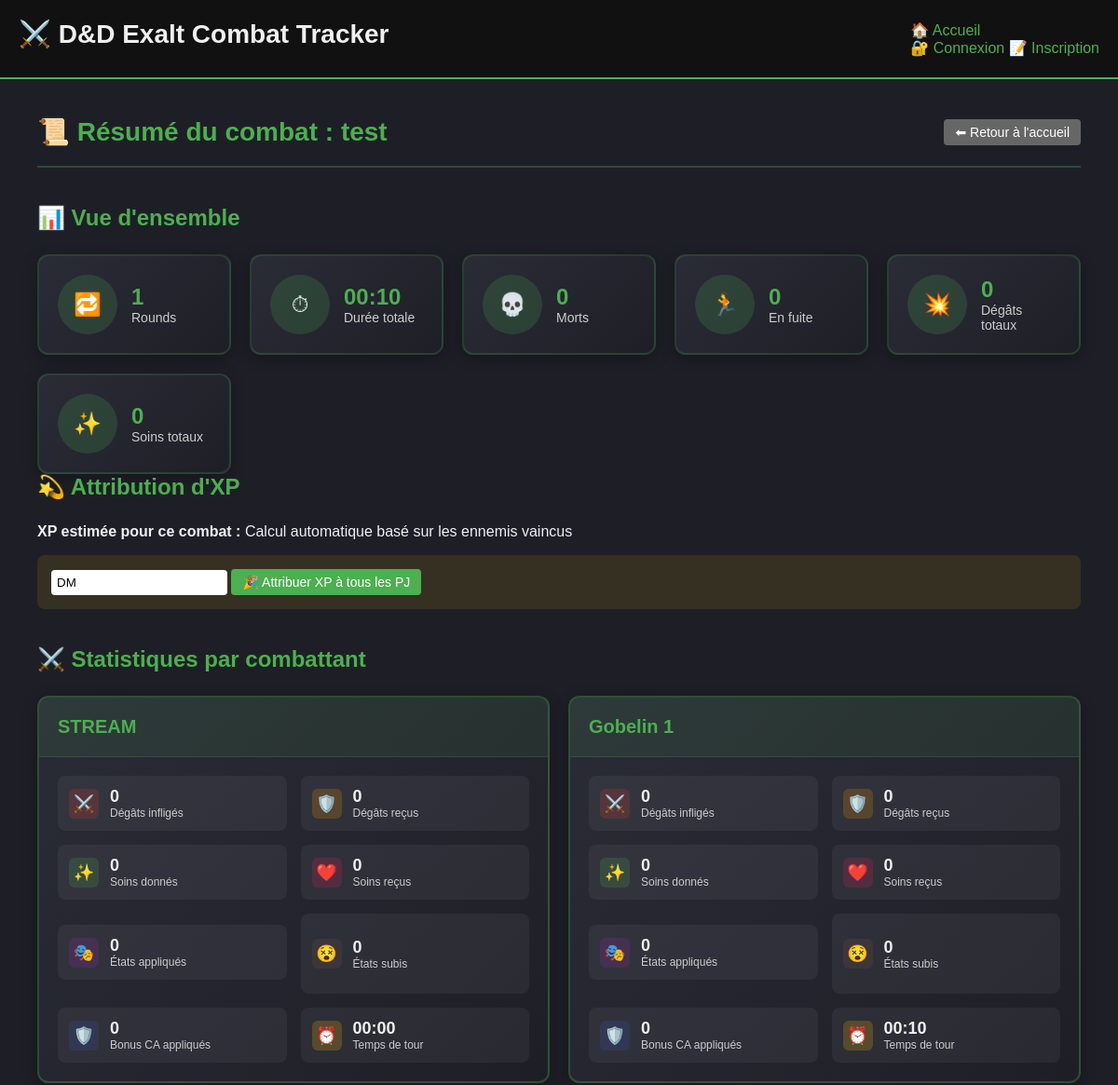
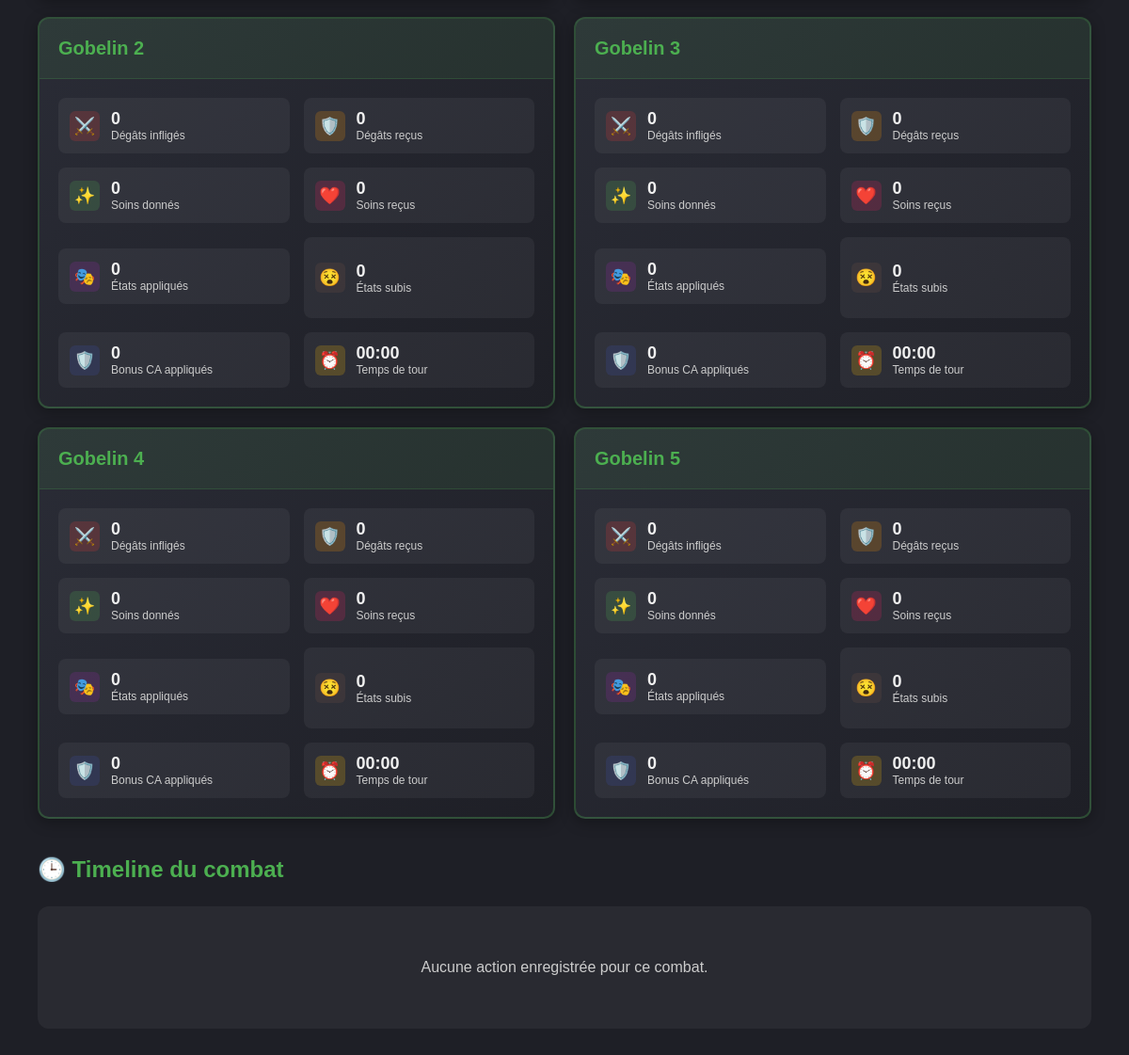
The app's page /summary/combat/1 with its own data (2 pictures, top to bottom).
### app/models/combat.py (models this page shows, shortened)
class Combat(db.Model):
    id = db.Column(db.Integer, primary_key=True)
    name = db.Column(db.String(100))
    round = db.Column(db.Integer, default=1)
    current_turn = db.Column(db.Integer, default=0)
    notes = db.Column(db.Text)
    created_at = db.Column(db.DateTime, default=datetime.utcnow)
    is_closed = db.Column(db.Boolean, default=False)
    campaign_id = db.Column(db.Integer, db.ForeignKey('campaign.id'), nullable=True)
    story_arc_id = db.Column(db.Integer, db.ForeignKey('story_arc.id'), nullable=True)
    combatants = db.relationship('Combatant', backref='combat', cascade="all, delete")
    campaign = db.relationship('Campaign', backref=db.backref('combats', lazy=True))
    story_arc = db.relationship('StoryArc', backref=db.backref('combats', lazy=True))
    start_time = db.Column(db.DateTime, nullable=True)
    end_time = db.Column(db.DateTime, nullable=True)
    current_turn_start = db.Column(db.DateTime, nullable=True)
    current_round_start = db.Column(db.DateTime, nullable=True)
    has_started = db.Column(db.Boolean, default=False)

class Combatant(db.Model):
    id = db.Column(db.Integer, primary_key=True)
    combat_id = db.Column(db.Integer, db.ForeignKey('combat.id'), nullable=False)
    name = db.Column(db.String(100), nullable=False)
    type = db.Column(db.String(50))  # PJ, Ennemi, Boss, Neutre
    hp_max = db.Column(db.Integer, nullable=False)
    hp_current = db.Column(db.Integer, nullable=False)
    temp_hp = db.Column(db.Integer, default=0)
    initiative = db.Column(db.Integer, nullable=False)
    ac_base = db.Column(db.Integer, nullable=False)
    ac_bonus = db.Column(db.Integer, default=0)
    conditions = db.Column(db.String(255))
    is_dead = db.Column(db.Boolean, default=False)
    has_fled = db.Column(db.Boolean, default=False)
    is_hidden = db.Column(db.Boolean, default=False)
    group_id = db.Column(db.Integer, nullable=True)
    is_group = db.Column(db.Boolean, default=False)
    group_name = db.Column(db.String(100), nullable=True)
    notes = db.Column(db.Text)

### app/routes/summary.py (the view, shortened to what this page needs)
@bp.route('/combat/<int:combat_id>')
def combat_summary(combat_id):
    combat = Combat.query.get_or_404(combat_id)
    logs = CombatLog.query.filter_by(
        combat_id=combat_id
    ).order_by(CombatLog.timestamp).all()
    if combat.start_time and combat.end_time:
        total_seconds = int(
            (combat.end_time - combat.start_time).total_seconds()
        )
        total_duration = f"{total_seconds // 60:02d}:{total_seconds % 60:02d}"
    else:
        total_duration = "00:00"
    total_rounds = combat.round
    total_deaths = len([c for c in combat.combatants if c.is_dead])
    total_fled = len([c for c in combat.combatants if c.has_fled])
    total_damage = sum(
        log.value or 0
        for log in logs
        if log.action_type == "damage"
    )
    total_heal = sum(
        log.value or 0
        for log in logs
        if log.action_type == "heal"
    )
    round_times = {}
    for log in logs:
        if log.action_type == "round_time":
            seconds = log.value
            round_times[log.round_number] = f"{seconds // 60:02d}:{seconds % 60:02d}"
    combatant_lookup = {c.id: c.name for c in combat.combatants}
    turn_times = {}
    for log in logs:
        if log.action_type == "turn_time":
            seconds = log.value
            formatted_time = f"{seconds // 60:02d}:{seconds % 60:02d}"
            turn_times.setdefault(log.round_number, []).append({
                "actor": combatant_lookup.get(log.turn_owner_id, "Inconnu"),
                "duration": formatted_time
            })
    combatant_stats = []
    for c in combat.combatants:
        damage_done = sum(
            log.value or 0
            for log in logs
            if log.actor_id == c.id and log.action_type == "damage"
        )
        damage_taken = sum(
            log.value or 0
            for log in logs
            if log.target_id == c.id and log.action_type == "damage"
        )
        heal_done = sum(
            log.value or 0
            for log in logs
            if log.actor_id == c.id and log.action_type == "heal"
        )
        heal_taken = sum(
            log.value or 0
            for log in logs
            if log.target_id == c.id and log.action_type == "heal"
        )
        conditions_applied = len([
            log for log in logs
            if log.actor_id == c.id
               and log.action_type == "condition"
               and log.detail.startswith("apply:")
        ])
        conditions_received = len([
            log for log in logs
            if log.target_id == c.id
               and log.action_type == "condition"
               and log.detail.startswith("apply:")
        ])
        ac_bonus_given = sum(
            log.value or 0
            for log in logs
            if log.actor_id == c.id
            and log.action_type == "ac_mod"
        )
        time_seconds = sum(
            log.value or 0
            for log in logs
            if log.action_type == "turn_time"
            and log.turn_owner_id == c.id
        )
        time_formatted = f"{time_seconds // 60:02d}:{time_seconds % 60:02d}"
        combatant_stats.append({
            "name": c.name,
            "is_dead": c.is_dead,
            "has_fled": c.has_fled,
            "damage_done": damage_done,
            "damage_taken": damage_taken,
            "heal_done": heal_done,
            "heal_taken": heal_taken,
            "conditions_applied": conditions_applied,
            "conditions_received": conditions_received,
            "ac_bonus_given": ac_bonus_given,
            "time_spent": time_formatted
        })
    timeline = {}
    for log in logs:
        if log.action_type in ["round_time", "turn_time"]:
            continue
    return render_template(
        "combat_summary.html",
        combat=combat,
        total_duration=total_duration,
        total_rounds=total_rounds,
        total_deaths=total_deaths,
        total_fled=total_fled,
        total_damage=total_damage,
        total_heal=total_heal,
        combatant_stats=combatant_stats,
        timeline=timeline,
        round_times=round_times,
        turn_times=turn_times
    )

### templates/combat_summary.html (shortened to what this page needs)
{% extends "base.html" %}
{% block content %}
<div class="summary-container">
    <div class="summary-header">
        <h1>📜 Résumé du combat : {{ combat.name }}</h1>
        <a href="{{ url_for('main.index') }}" class="btn btn-secondary">⬅ Retour à l'accueil</a>
    </div>
    <div class="summary-overview">
        <h2>📊 Vue d'ensemble</h2>
        <div class="overview-stats">
            <div class="overview-stat">
                <span class="stat-icon">🔁</span>
                <div class="stat-content">
                    <span class="stat-value">{{ total_rounds }}</span>
                    <span class="stat-label">Rounds</span>
                </div>
            </div>
            <div class="overview-stat">
                <span class="stat-icon">⏱</span>
                <div class="stat-content">
                    <span class="stat-value">{{ total_duration }}</span>
                    <span class="stat-label">Durée totale</span>
                </div>
            </div>
            <div class="overview-stat">
                <span class="stat-icon">💀</span>
                <div class="stat-content">
                    <span class="stat-value">{{ total_deaths }}</span>
                    <span class="stat-label">Morts</span>
                </div>
            </div>
            <div class="overview-stat">
                <span class="stat-icon">🏃</span>
                <div class="stat-content">
                    <span class="stat-value">{{ total_fled }}</span>
                    <span class="stat-label">En fuite</span>
                </div>
            </div>
            <div class="overview-stat">
                <span class="stat-icon">💥</span>
                <div class="stat-content">
                    <span class="stat-value">{{ total_damage }}</span>
                    <span class="stat-label">Dégâts totaux</span>
                </div>
            </div>
            <div class="overview-stat">
                <span class="stat-icon">✨</span>
                <div class="stat-content">
                    <span class="stat-value">{{ total_heal }}</span>
                    <span class="stat-label">Soins totaux</span>
                </div>
            </div>
        </div>
        <div class="xp-award-section">
            <h2>💫 Attribution d'XP</h2>
            <div class="xp-calculation">
                <p><strong>XP estimée pour ce combat :</strong>
                   <span class="xp-estimate">Calcul automatique basé sur les ennemis vaincus</span>
                </p>
            </div>
            <form action="{{ url_for('xp.award_combat_xp', combat_id=combat.id) }}" method="post" class="award-xp-form">
                <div class="form-row">
                    <input type="text" name="awarded_by" placeholder="Attribué par" value="DM" required>
                    <button type="submit" class="btn btn-primary">🎉 Attribuer XP à tous les PJ</button>
                </div>
            </form>
        </div>
    </div>
    <div class="combatants-stats-section">
        <h2>⚔️ Statistiques par combattant</h2>
        <div class="combatants-stats-grid">
            {% for stats in combatant_stats %}
            <div class="combatant-stat-card {% if stats.is_dead %}dead-combatant{% elif stats.has_fled %}fled-combatant{% endif %}">
                <div class="stat-card-header">
                    <h3>{{ stats.name }}</h3>
                </div>
                <div class="stat-card-body">
                    <div class="stat-grid">
                        <div class="stat-item damage">
                            <span class="stat-icon">⚔️</span>
                            <div class="stat-info">
                                <span class="stat-number">{{ stats.damage_done }}</span>
                                <span class="stat-desc">Dégâts infligés</span>
                            </div>
                        </div>
                        <div class="stat-item damage-taken">
                            <span class="stat-icon">🛡️</span>
                            <div class="stat-info">
                                <span class="stat-number">{{ stats.damage_taken }}</span>
                                <span class="stat-desc">Dégâts reçus</span>
                            </div>
                        </div>
                        <div class="stat-item heal">
                            <span class="stat-icon">✨</span>
                            <div class="stat-info">
                                <span class="stat-number">{{ stats.heal_done }}</span>
                                <span class="stat-desc">Soins donnés</span>
                            </div>
                        </div>
                        <div class="stat-item heal-taken">
                            <span class="stat-icon">❤️</span>
                            <div class="stat-info">
                                <span class="stat-number">{{ stats.heal_taken }}</span>
                                <span class="stat-desc">Soins reçus</span>
                            </div>
                        </div>
                        <div class="stat-item conditions">
                            <span class="stat-icon">🎭</span>
                            <div class="stat-info">
                                <span class="stat-number">{{ stats.conditions_applied }}</span>
                                <span class="stat-desc">États appliqués</span>
                            </div>
                        </div>
                        <div class="stat-item conditions-received">
                            <span class="stat-icon">😵</span>
                            <div class="stat-info">
                                <span class="stat-number">{{ stats.conditions_received }}</span>
                                <span class="stat-desc">États subis</span>
                            </div>
                        </div>
                        <div class="stat-item ac-bonus">
                            <span class="stat-icon">🛡️</span>
                            <div class="stat-info">
                                <span class="stat-number">{{ stats.ac_bonus_given }}</span>
                                <span class="stat-desc">Bonus CA appliqués</span>
                            </div>
                        </div>
                        <div class="stat-item time">
                            <span class="stat-icon">⏰</span>
                            <div class="stat-info">
                                <span class="stat-number">{{ stats.time_spent }}</span>
                                <span class="stat-desc">Temps de tour</span>
                            </div>
                        </div>
                    </div>
                </div>
            </div>
            {% endfor %}
        </div>
    </div>
    <div class="timeline-section">
        <h2>🕒 Timeline du combat</h2>
        {% if timeline %}
            <div class="timeline-container">
                {% for round_num, turns in timeline.items() %}
                <div class="timeline-round">
                    <div class="round-header">
                        <h3>Round {{ round_num }}</h3>
                        {% if round_times.get(round_num) %}
                            <span class="round-duration">{{ round_times[round_num] }}</span>
                        {% endif %}
                    </div>
                    <div class="round-turns">
                        {% for turn_owner, actions in turns.items() %}
                        <div class="turn-block">
                            <div class="turn-header">
                                <span class="turn-actor">{{ turn_owner }}</span>
                                {% for turn_info in turn_times.get(round_num, []) %}
                                    {% if turn_info.actor == turn_owner %}
                                        <span class="turn-duration">{{ turn_info.duration }}</span>
                                    {% endif %}
                                {% endfor %}
                            </div>
                            <div class="turn-actions">
                                {% for action in actions %}
                                <div class="action-item">
                                    {{ action }}
                                </div>
                                {% endfor %}
                            </div>
                        </div>
                        {% endfor %}
                    </div>
                </div>
                {% endfor %}
            </div>
        {% else %}
            <div class="no-timeline">
                <p>Aucune action enregistrée pour ce combat.</p>
            </div>
        {% endif %}
    </div>
</div>
{% endblock %}

### records on screen
Combat: name "test"
Combatant: name "STREAM", damage_done "0", damage_taken "0", heal_done "0", heal_taken "0", conditions_applied "0", conditions_received "0", ac_bonus_given "0", time_spent "00:00"
Combatant: name "Gobelin 1", damage_done "0", damage_taken "0", heal_done "0", heal_taken "0", conditions_applied "0", conditions_received "0", ac_bonus_given "0", time_spent "00:10"
Combatant: name "Gobelin 2", damage_done "0", damage_taken "0", heal_done "0", heal_taken "0", conditions_applied "0", conditions_received "0", ac_bonus_given "0", time_spent "00:00"
Combatant: name "Gobelin 3", damage_done "0", damage_taken "0", heal_done "0", heal_taken "0", conditions_applied "0", conditions_received "0", ac_bonus_given "0", time_spent "00:00"
Combatant: name "Gobelin 4", damage_done "0", damage_taken "0", heal_done "0", heal_taken "0", conditions_applied "0", conditions_received "0", ac_bonus_given "0", time_spent "00:00"
Combatant: name "Gobelin 5", damage_done "0", damage_taken "0", heal_done "0", heal_taken "0", conditions_applied "0", conditions_received "0", ac_bonus_given "0", time_spent "00:00"

### other values on screen
{{ total_rounds }} "1"
{{ total_duration }} "00:10"
{{ total_deaths }} "0"
{{ total_fled }} "0"
{{ total_damage }} "0"
{{ total_heal }} "0"
